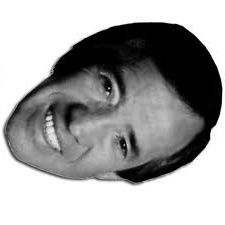
#> input picture imagen.jpg, 225 x 225 px
$ python ej2p3.py imagen.jpg out.png
#> lines starting #> are read from the running program, lines starting #| are printed output that depends on the picture; after the words box and inside, x2 and y2 are one past the last pixel; in counts of white or black regions, pixels touching at a corner belong together
import cv2
import numpy as np
import sys

if (len(sys.argv) == 3):
    img = cv2.imread(sys.argv[1], 0)
#> img is the input picture: shape (225, 225); min 0, max 255, mean 163.9
    rows = img.shape[0]
#> rows = 225
    cols = img.shape[1]
#> cols = 225
    hist = np.zeros(256, np.uint8)
    for colss in range(0, cols, 1):
        for rowss in range(0, rows, 1):
            hist[img[rowss, colss]] += 1
    img2 = np.zeros((500, 500), np.uint8)
    img2[:] = (255)
    min = 0
    max = 0
    for i in range(0, 255, 1):
        for j in range(hist[i]):
            img2[490 - j, 10 + i] = 0
    cv2.imwrite("historiginal.jpg", img2)
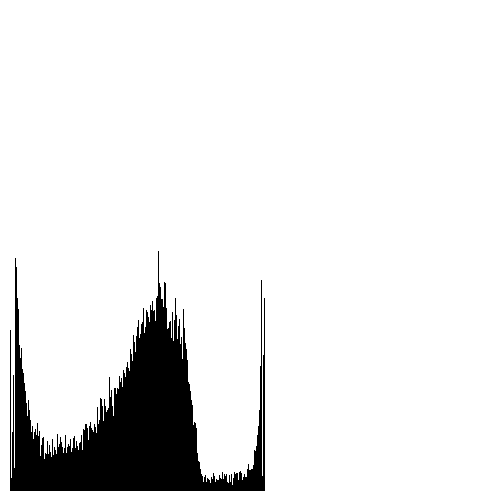
#> saved as historiginal.jpg: shape (500, 500); 91.4% white; 1 black region, box (x1, y1, x2, y2) and area: (10, 251, 265, 491) 21623
    for i in range(0, 255, 1):
        if (hist[i] == 0):
            min = i
        else:
            break

    for i in range(255, 0, -1):
        if (hist[i] == 0):
            max = i
        else:
            break
#> (the run stopped early here; a loop or call above may not have finished)

$ run again, on imgmodificada.jpg
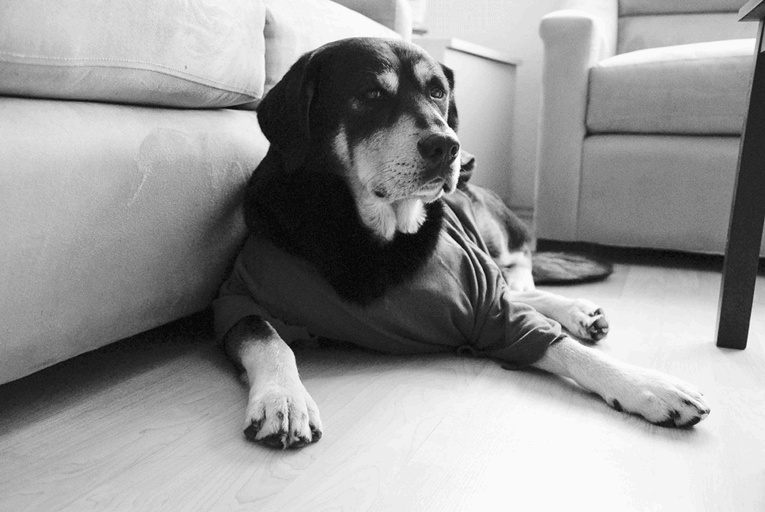
#> input picture imgmodificada.jpg, 765 x 512 px
#> img is the input picture: shape (512, 765); min 0, max 255, mean 151.3
#> `cv2.imwrite("historiginal.jpg", img2)`:
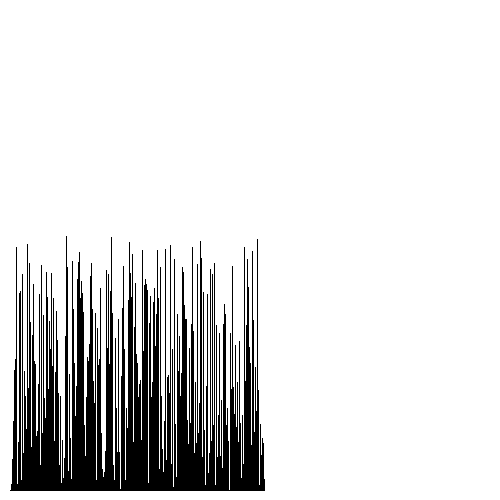
#> saved as historiginal.jpg: shape (500, 500); 87.4% white; 1 black region, box (x1, y1, x2, y2) and area: (10, 236, 265, 491) 31484
